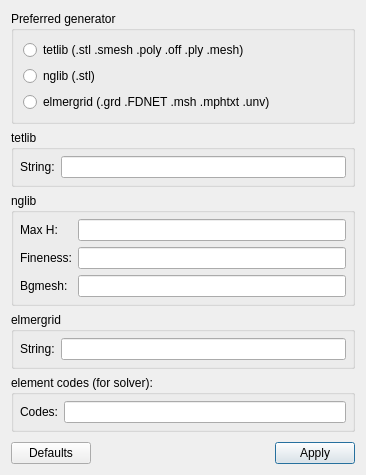
<ui version="4.0" >
 <class>MeshcontrolForm</class>
 <widget class="QDialog" name="MeshcontrolForm" >
  <property name="geometry" >
   <rect>
    <x>0</x>
    <y>0</y>
    <width>366</width>
    <height>475</height>
   </rect>
  </property>
  <property name="windowTitle" >
   <string>Configure</string>
  </property>
  <property name="windowIcon" >
   <iconset resource="../Mesh3D.qrc" >:/icons/configure.png</iconset>
  </property>
  <layout class="QVBoxLayout" >
   <item>
    <widget class="QGroupBox" name="engineGroup" >
     <property name="title" >
      <string>Preferred generator</string>
     </property>
     <layout class="QVBoxLayout" >
      <item>
       <widget class="QRadioButton" name="tetlibRadioButton" >
        <property name="text" >
         <string>tetlib (.stl .smesh .poly .off .ply .mesh)</string>
        </property>
       </widget>
      </item>
      <item>
       <widget class="QRadioButton" name="nglibRadioButton" >
        <property name="text" >
         <string>nglib (.stl)</string>
        </property>
       </widget>
      </item>
      <item>
       <widget class="QRadioButton" name="elmerGridRadioButton" >
        <property name="text" >
         <string>elmergrid (.grd .FDNET .msh .mphtxt .unv)</string>
        </property>
       </widget>
      </item>
     </layout>
    </widget>
   </item>
   <item>
    <widget class="QGroupBox" name="tetlibGroup" >
     <property name="title" >
      <string>tetlib</string>
     </property>
     <layout class="QGridLayout" >
      <property name="leftMargin" >
       <number>6</number>
      </property>
      <property name="topMargin" >
       <number>6</number>
      </property>
      <property name="rightMargin" >
       <number>6</number>
      </property>
      <property name="bottomMargin" >
       <number>6</number>
      </property>
      <item row="0" column="0" >
       <widget class="QLabel" name="tetlibStringLabel" >
        <property name="text" >
         <string>String:</string>
        </property>
       </widget>
      </item>
      <item row="0" column="1" >
       <widget class="QLineEdit" name="tetlibStringEdit" />
      </item>
     </layout>
    </widget>
   </item>
   <item>
    <widget class="QGroupBox" name="nglibGroup" >
     <property name="title" >
      <string>nglib</string>
     </property>
     <layout class="QGridLayout" >
      <property name="leftMargin" >
       <number>6</number>
      </property>
      <property name="topMargin" >
       <number>6</number>
      </property>
      <property name="rightMargin" >
       <number>6</number>
      </property>
      <property name="bottomMargin" >
       <number>6</number>
      </property>
      <item row="0" column="0" >
       <widget class="QLabel" name="nglibMaxHLabel" >
        <property name="text" >
         <string>Max H:</string>
        </property>
       </widget>
      </item>
      <item row="0" column="1" >
       <widget class="QLineEdit" name="nglibMaxHEdit" />
      </item>
      <item row="1" column="0" >
       <widget class="QLabel" name="nglibFinenessLabel" >
        <property name="text" >
         <string>Fineness:</string>
        </property>
       </widget>
      </item>
      <item row="1" column="1" >
       <widget class="QLineEdit" name="nglibFinenessEdit" />
      </item>
      <item row="2" column="0" >
       <widget class="QLabel" name="nglibBgmeshLabel" >
        <property name="text" >
         <string>Bgmesh:</string>
        </property>
       </widget>
      </item>
      <item row="2" column="1" >
       <widget class="QLineEdit" name="nglibBgmeshEdit" />
      </item>
     </layout>
    </widget>
   </item>
   <item>
    <widget class="QGroupBox" name="elmerGridGroup" >
     <property name="title" >
      <string>elmergrid</string>
     </property>
     <layout class="QGridLayout" >
      <property name="leftMargin" >
       <number>6</number>
      </property>
      <property name="topMargin" >
       <number>6</number>
      </property>
      <property name="rightMargin" >
       <number>6</number>
      </property>
      <property name="bottomMargin" >
       <number>6</number>
      </property>
      <item row="0" column="0" >
       <widget class="QLabel" name="elmerGridStringLabel" >
        <property name="text" >
         <string>String:</string>
        </property>
       </widget>
      </item>
      <item row="0" column="1" >
       <widget class="QLineEdit" name="elmerGridStringEdit" />
      </item>
     </layout>
    </widget>
   </item>
   <item>
    <widget class="QGroupBox" name="elementCodesGroup" >
     <property name="title" >
      <string>element codes (for solver):</string>
     </property>
     <layout class="QGridLayout" >
      <property name="leftMargin" >
       <number>6</number>
      </property>
      <property name="topMargin" >
       <number>6</number>
      </property>
      <property name="rightMargin" >
       <number>6</number>
      </property>
      <property name="bottomMargin" >
       <number>6</number>
      </property>
      <item row="0" column="0" >
       <widget class="QLabel" name="elementCodesLabel" >
        <property name="text" >
         <string>Codes:</string>
        </property>
       </widget>
      </item>
      <item row="0" column="1" >
       <widget class="QLineEdit" name="elementCodesStringEdit" />
      </item>
     </layout>
    </widget>
   </item>
   <item>
    <spacer>
     <property name="orientation" >
      <enum>Qt::Vertical</enum>
     </property>
     <property name="sizeHint" >
      <size>
       <width>20</width>
       <height>40</height>
      </size>
     </property>
    </spacer>
   </item>
   <item>
    <layout class="QHBoxLayout" >
     <item>
      <widget class="QPushButton" name="defaultsButton" >
       <property name="text" >
        <string>Defaults</string>
       </property>
      </widget>
     </item>
     <item>
      <spacer>
       <property name="orientation" >
        <enum>Qt::Horizontal</enum>
       </property>
       <property name="sizeHint" >
        <size>
         <width>40</width>
         <height>20</height>
        </size>
       </property>
      </spacer>
     </item>
     <item>
      <widget class="QPushButton" name="closeButton" >
       <property name="text" >
        <string>Apply</string>
       </property>
       <property name="icon" >
        <iconset resource="../Mesh3D.qrc" >:/icons/dialog-ok-apply.png</iconset>
       </property>
       <property name="default" >
        <bool>true</bool>
       </property>
      </widget>
     </item>
    </layout>
   </item>
  </layout>
 </widget>
 <resources>
  <include location="../Mesh3D.qrc" />
 </resources>
 <connections/>
</ui>
